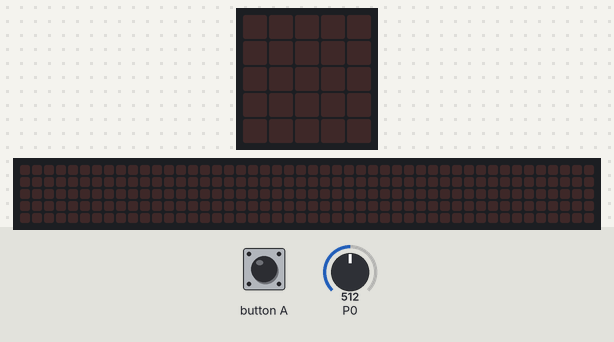
Bench run of a program on a simulated Calliope mini (MakeCode). Parts: the board's 5×5 LED display, a strip that is not on the board, showing the scrolling text unrolled. Inputs (shaded band) come from the test bench; at power-on: P0 = 512 (analog values on the 0–1023 scale). Dim RGB values are drawn brighter than linear; the 48×5 strip is a reading aid, not a part: it shows the text the display is scrolling, unrolled, one strip-width of it at a time.

Above: at 1.2 s.
1.3 s: button A pressed for 0.15 s
At 1.9 s:
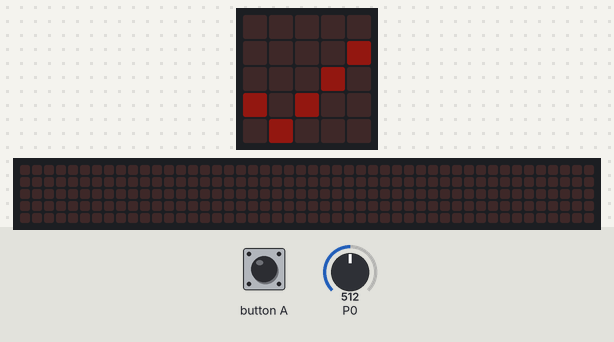
4.3 s: P0 set to 0
At 6.9 s:
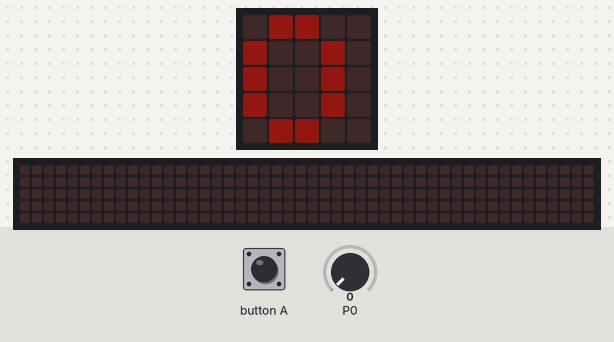
7.3 s: button A pressed for 0.15 s
At 7.9 s:
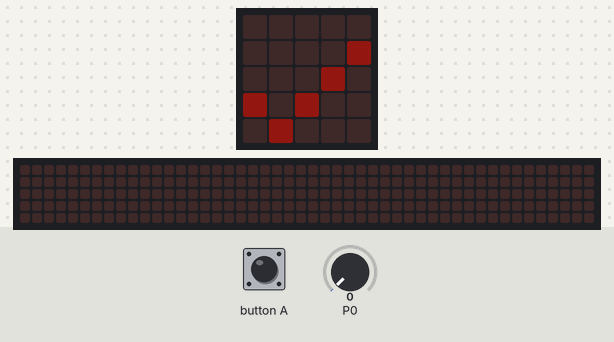
9.5 s: P0 set to 122
At 12.92 s:
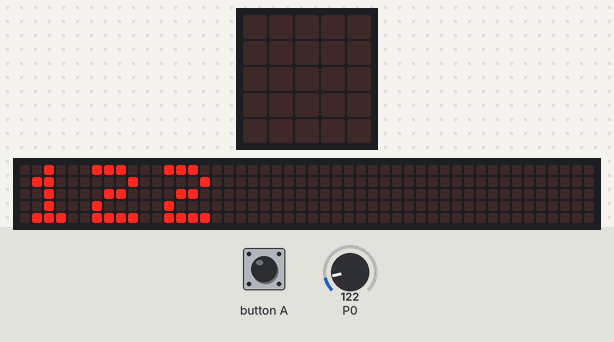
Timing chart, 0 to 13.5 s (numbered marks = the images above; inputs shaded):
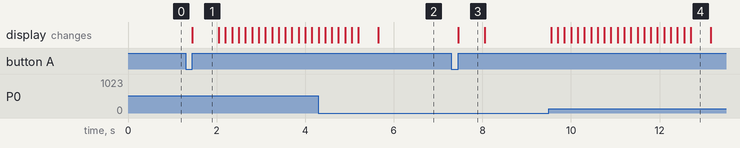

Measured:
- after the input at 1.3 s, the display: changes after 0.15 s (image 1)
- after the input at 4.3 s, the display: first differs from a run without the input after 1.4 s (image 2)
- after the input at 7.3 s, the display: changes after 0.15 s (image 3)
- after the input at 9.5 s, the display: first changes after 0.05 s (image 4 shows a later state)
- what the display in image 1 shows lasts 0.6 s, from 1.5 s to 2.1 s
- what the display in image 4 shows lasts 0.5 s, from 12.7 s to 13.2 s

The program:

main.ts
```typescript
input.onButtonEvent(Button.A, input.buttonEventClick(), function () {
    basic.showIcon(IconNames.Yes)
    l = pins.analogReadPin(AnalogPin.P0)
    basic.showNumber(l)
    c = pins.analogReadPin(AnalogPin.P0)
    basic.showNumber(c)
    r = pins.analogReadPin(AnalogPin.P0)
    basic.showNumber(r)
})
let r = 0
let c = 0
let l = 0
l = 0
c = 0
r = 0
led.setBrightness(19)
```

test.ts
```typescript
// tests gaan hier; deze zal niet worden gecompileerd wanneer dit pakket wordt gebruikt als extensie.
```
